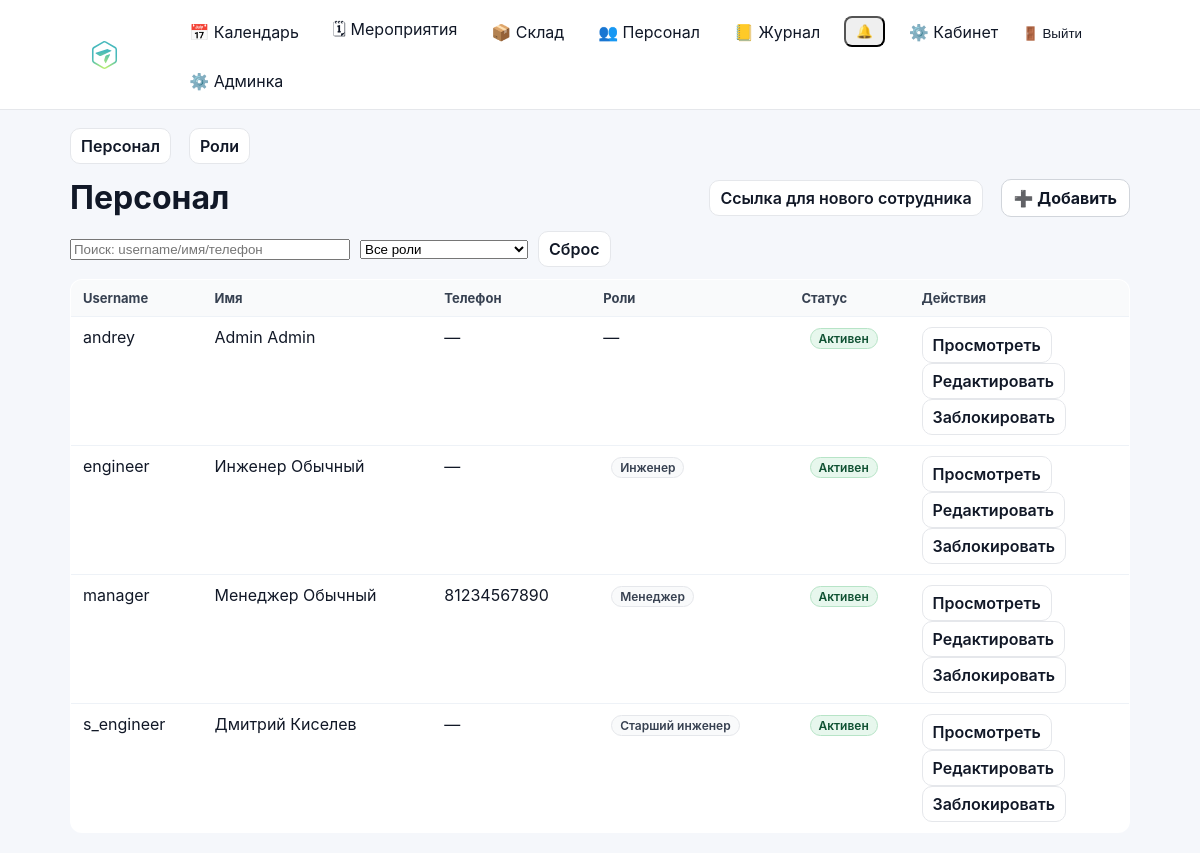
The page /staff/personnel/ (signed in) on the database as committed earlier.
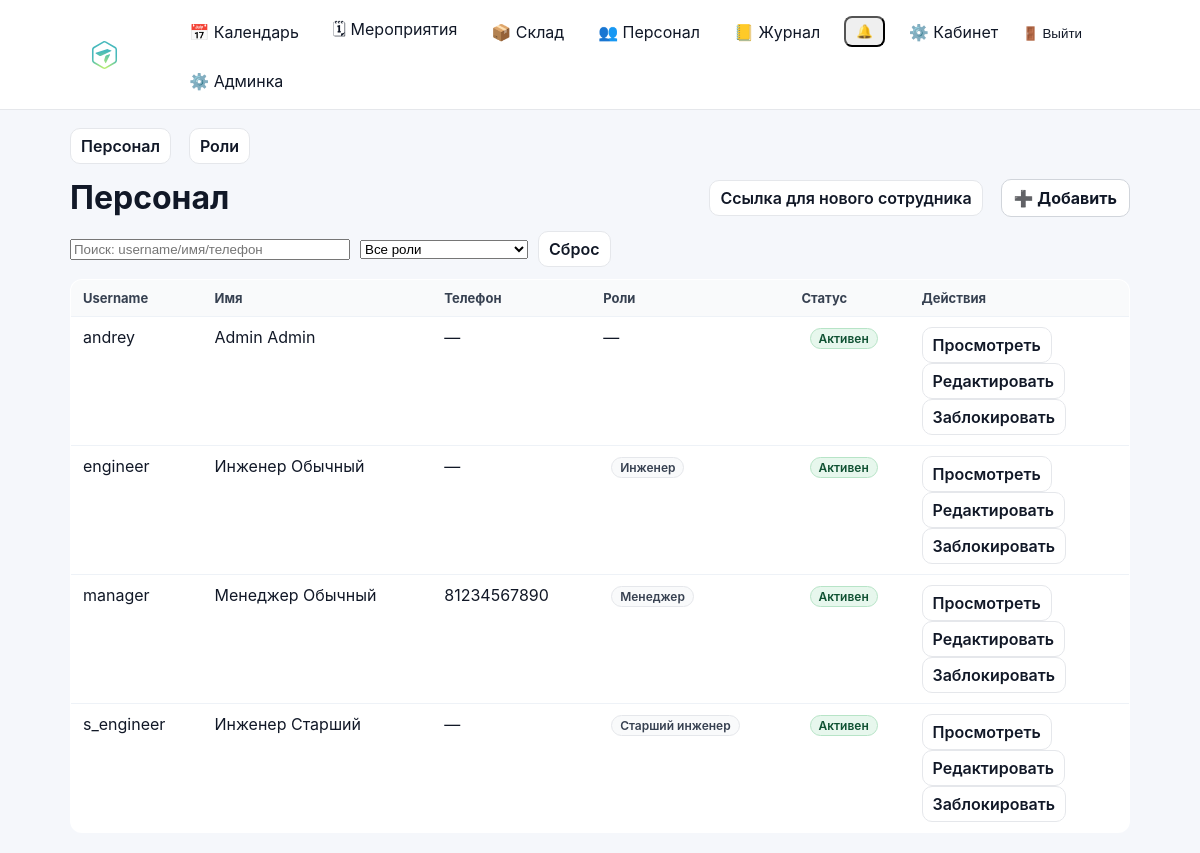
The same page on the database as committed later.
### accounts/models.py (models this page shows, shortened)
class User(AbstractUser):
    phone = models.CharField("Телефон", max_length=30, blank=True, default="")
    patronymic = models.CharField("Отчество", max_length=150, blank=True, default="")
    class Meta(AbstractUser.Meta):
        permissions = [
            ("manage_staff", "Can manage staff (users/roles)"),
        ]

### accounts/staff_views.py (the view, shortened to what this page needs)
# urls.py: path("personnel/", staff_views.staff_users_view, name="staff_users"),
@login_required
def staff_users_view(request):
    if not can_manage_staff(request.user):
        return _deny()
    q = (request.GET.get("q") or "").strip()
    role = (request.GET.get("role") or "").strip()
    users_qs = User.objects.all().order_by("-is_active", "username")
    roles = Group.objects.all().order_by("name")
    if role.isdigit():
        users_qs = users_qs.filter(groups__id=int(role)).distinct()
    return render(
        request,
        "accounts/staff_users.html",
        {"tab": "users", "users": users_qs, "q": q, "roles": roles, "role": role},
    )

### accounts/context_processors.py (called while the page is built)
def authz_flags(request):
    user = getattr(request, "user", None)
    return {
        "can_manage_staff": can_manage_staff(user),
        "can_edit_event_card": can_edit_event_card(user),
        "can_edit_event_equipment": can_edit_event_equipment(user),
        "can_edit_inventory": can_edit_inventory(user),
        "can_view_stock": can_view_stock(user),
    }

### accounts/permissions.py (called while the page is built)
def _ok(user) -> bool:
    return bool(user and user.is_authenticated)

def is_super(user) -> bool:
    return bool(_ok(user) and getattr(user, "is_superuser", False))

def can_manage_staff(user) -> bool:
    return is_super(user) or (_ok(user) and user.has_perm("accounts.manage_staff"))

def can_edit_inventory(user) -> bool:
    return is_super(user) or (_ok(user) and user.has_perm("inventory.manage_inventory"))

def can_view_stock(user) -> bool:
    return is_super(user) or (_ok(user) and (user.has_perm("inventory.manage_inventory") or user.has_perm("events.edit_event_card")))

def can_edit_event_card(user) -> bool:
    return is_super(user) or (_ok(user) and user.has_perm("events.edit_event_card"))

### accounts/templates/accounts/staff_users.html (shortened to what this page needs)
{% extends "base.html" %}
{% block content %}
{% include "accounts/staff_base_tabs.html" %}
<div class="toolbar" style="margin-top:14px;">
  <h1 style="margin:0;">Персонал</h1>
  <div style="display:flex; gap:10px; align-items:center;">
    <a class="btn-secondary" href="{% url 'staff_invite_link' %}">Ссылка для нового сотрудника</a>
    <a class="btn" href="{% url 'staff_user_add' %}">➕ Добавить</a>
  </div>
</div>
<form id="staffFilterForm" method="get" style="display:flex; gap:10px; align-items:center; margin: 12px 0; flex-wrap:wrap;">
  <input id="staffSearchInput" type="text" name="q" value="{{ q }}" placeholder="Поиск: username/имя/телефон" style="width:280px;">
  <select id="staffRoleSelect" name="role">
    <option value="">Все роли</option>
  </select>
  <a class="btn-secondary" href="{% url 'staff_users' %}">Сброс</a>
</form>
<table class="list-table">
  <thead>
    <tr>
      <th>Username</th>
      <th>Имя</th>
      <th>Телефон</th>
      <th>Роли</th>
      <th style="width:120px;">Статус</th>
      <th style="width:220px;">Действия</th>
    </tr>
  </thead>
  <tbody>
    {% for u in users %}
      <tr>
        <td>{{ u.username }}</td>
        <td>{{ u.first_name }} {{ u.last_name }}</td>
        <td>
          {% if u.phone %}
            {{ u.phone }}
          {% else %}
            —
          {% endif %}
        </td>
        <td>
          {% for g in u.groups.all %}
            <span class="badge">{{ g.name }}</span>
          {% empty %}
            —
          {% endfor %}
        </td>
        <td>
          {% if u.is_active %}
            <span class="badge" style="background:#e7f7ed; color:#0f5132; border:1px solid #b7e4c7;">Активен</span>
          {% else %}
            <span class="badge" style="background:#f3f4f6; color:#6b7280; border:1px solid #e5e7eb;">Заблокирован</span>
          {% endif %}
        </td>
        <td>
          <a class="btn-secondary" href="{% url 'staff_user_view' u.id %}">Просмотреть</a>
          <a class="btn-secondary" href="{% url 'staff_user_edit' u.id %}">Редактировать</a>
          {% if u.is_active %}
            <a class="btn-secondary" href="{% url 'staff_user_delete' u.id %}">Заблокировать</a>
          {% else %}
            <a class="btn-secondary" href="{% url 'staff_user_delete' u.id %}">Разблокировать</a>
          {% endif %}
        </td>
      </tr>
    {% empty %}
      <tr><td colspan="6">Пользователей нет</td></tr>
    {% endfor %}
  </tbody>
</table>
{% endblock %}

Rows that differ between the two databases and show on the page:
changed User "s_engineer": first_name "Дмитрий" → "Инженер"; last_name "Киселев" → "Старший"
